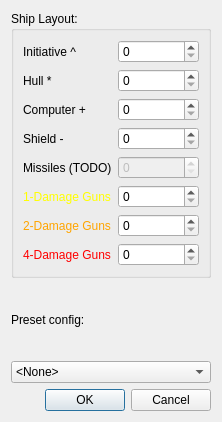
<?xml version="1.0" encoding="UTF-8"?>
<ui version="4.0">
 <class>ShipSpecEditor</class>
 <widget class="QDialog" name="ShipSpecEditor">
  <property name="geometry">
   <rect>
    <x>0</x>
    <y>0</y>
    <width>222</width>
    <height>422</height>
   </rect>
  </property>
  <property name="maximumSize">
   <size>
    <width>222</width>
    <height>422</height>
   </size>
  </property>
  <property name="windowTitle">
   <string>Edit Ship Spec</string>
  </property>
  <layout class="QVBoxLayout" name="verticalLayout">
   <item>
    <widget class="QGroupBox" name="editShipGroupBox_">
     <property name="title">
      <string>Ship Layout: </string>
     </property>
     <layout class="QFormLayout" name="formLayout">
      <item row="0" column="0">
       <widget class="QLabel" name="label_4">
        <property name="text">
         <string>Initiative ^</string>
        </property>
       </widget>
      </item>
      <item row="0" column="1">
       <widget class="QSpinBox" name="initiativeSpinBox_"/>
      </item>
      <item row="1" column="0">
       <widget class="QLabel" name="label">
        <property name="text">
         <string>Hull *</string>
        </property>
       </widget>
      </item>
      <item row="1" column="1">
       <widget class="QSpinBox" name="hullSpinBox_"/>
      </item>
      <item row="2" column="0">
       <widget class="QLabel" name="label_2">
        <property name="text">
         <string>Computer +</string>
        </property>
       </widget>
      </item>
      <item row="2" column="1">
       <widget class="QSpinBox" name="computerSpinBox_"/>
      </item>
      <item row="3" column="0">
       <widget class="QLabel" name="label_3">
        <property name="text">
         <string>Shield -</string>
        </property>
       </widget>
      </item>
      <item row="3" column="1">
       <widget class="QSpinBox" name="shieldSpinBox_"/>
      </item>
      <item row="4" column="0">
       <widget class="QLabel" name="label_5">
        <property name="text">
         <string>Missiles (TODO)</string>
        </property>
       </widget>
      </item>
      <item row="4" column="1">
       <widget class="QSpinBox" name="missilesSpinBox_">
        <property name="enabled">
         <bool>false</bool>
        </property>
       </widget>
      </item>
      <item row="5" column="0">
       <widget class="QLabel" name="label_6">
        <property name="styleSheet">
         <string notr="true">color:yellow</string>
        </property>
        <property name="text">
         <string>1-Damage Guns</string>
        </property>
       </widget>
      </item>
      <item row="5" column="1">
       <widget class="QSpinBox" name="yellowGunSpinBox_"/>
      </item>
      <item row="6" column="0">
       <widget class="QLabel" name="label_7">
        <property name="styleSheet">
         <string notr="true">color:orange</string>
        </property>
        <property name="text">
         <string>2-Damage Guns</string>
        </property>
       </widget>
      </item>
      <item row="6" column="1">
       <widget class="QSpinBox" name="orangeGunSpinBox_"/>
      </item>
      <item row="7" column="0">
       <widget class="QLabel" name="label_8">
        <property name="styleSheet">
         <string notr="true">color:red</string>
        </property>
        <property name="text">
         <string>4-Damage Guns</string>
        </property>
       </widget>
      </item>
      <item row="7" column="1">
       <widget class="QSpinBox" name="redGunSpinBox_"/>
      </item>
     </layout>
    </widget>
   </item>
   <item>
    <widget class="QLabel" name="label_9">
     <property name="text">
      <string>Preset config:</string>
     </property>
    </widget>
   </item>
   <item>
    <widget class="QComboBox" name="presetConfigComboBox_">
     <item>
      <property name="text">
       <string>&lt;None&gt;</string>
      </property>
     </item>
    </widget>
   </item>
   <item>
    <widget class="QDialogButtonBox" name="buttonBox">
     <property name="orientation">
      <enum>Qt::Horizontal</enum>
     </property>
     <property name="standardButtons">
      <set>QDialogButtonBox::Cancel|QDialogButtonBox::Ok</set>
     </property>
    </widget>
   </item>
  </layout>
 </widget>
 <resources/>
 <connections>
  <connection>
   <sender>buttonBox</sender>
   <signal>accepted()</signal>
   <receiver>ShipSpecEditor</receiver>
   <slot>accept()</slot>
   <hints>
    <hint type="sourcelabel">
     <x>248</x>
     <y>254</y>
    </hint>
    <hint type="destinationlabel">
     <x>157</x>
     <y>274</y>
    </hint>
   </hints>
  </connection>
  <connection>
   <sender>buttonBox</sender>
   <signal>rejected()</signal>
   <receiver>ShipSpecEditor</receiver>
   <slot>reject()</slot>
   <hints>
    <hint type="sourcelabel">
     <x>316</x>
     <y>260</y>
    </hint>
    <hint type="destinationlabel">
     <x>286</x>
     <y>274</y>
    </hint>
   </hints>
  </connection>
 </connections>
</ui>
